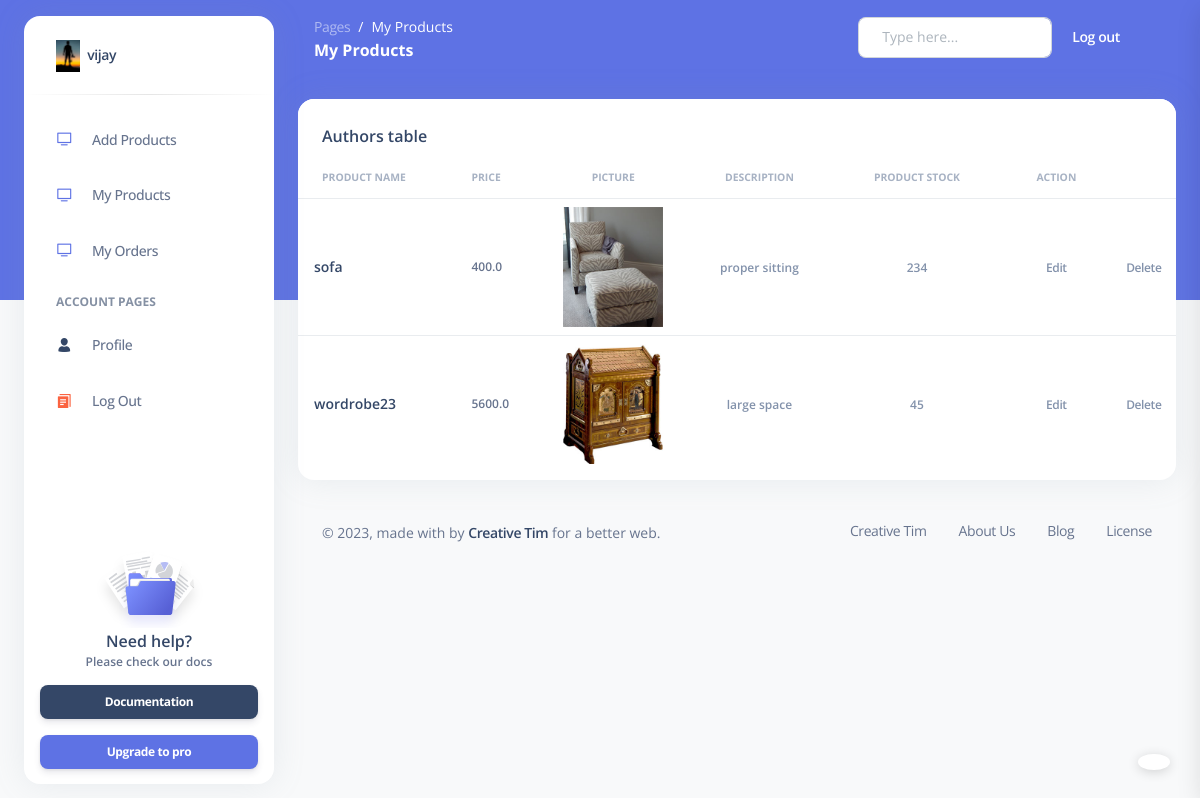
Page /seller/my_products/ (signed in) on the earlier database version.
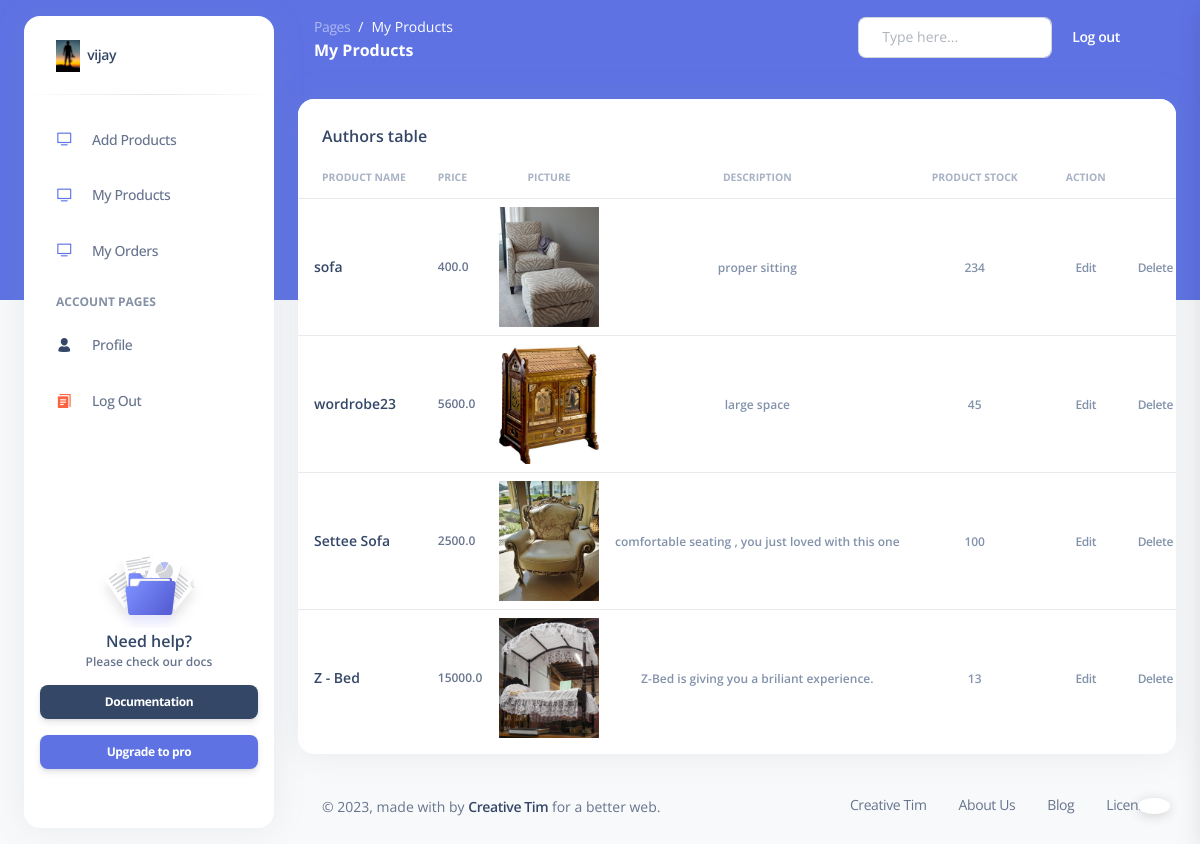
Same page on the later database version.
### seller/models.py (models this page shows, shortened)
class Seller(models.Model):
    user_name = models.CharField(max_length=50)
    gst = models.CharField(max_length=15)
    phone = models.CharField(max_length=15)
    email = models.EmailField(unique=True)
    password = models.CharField(max_length=10)
    pic = models.FileField(default= 'defualt.png',upload_to='seller_profile')

class Product(models.Model):
    product_name = models.CharField(max_length=50)
    des = models.TextField(max_length=255)
    price = models.FloatField(default=10.0)
    product_stock = models.IntegerField(default=0)
    pic = models.FileField(default='sad.jpg', upload_to='product_pics')
    seller = models.ForeignKey(Seller, on_delete=models.CASCADE)

### seller/views.py (the view)
# urls.py: path('my_products/',my_products,name = 'my_products'),
def my_products(request):
    seller_obj = Seller.objects.get(email=request.session['s_email'])
    product_obj = Product.objects.filter(seller=seller_obj)
    return render(request, 'my_products.html', {'seller_data': seller_obj, 'my_all_products': product_obj})

### seller/templates/my_products.html (shortened to what this page needs)
{% load static %}
<!DOCTYPE html>
<html lang="en">
<head>
  <link href="{% static '/assets/css/nucleo-icons.css' %}" rel="stylesheet" />
  <link href="{% static '/assets/css/nucleo-svg.css' %}" rel="stylesheet" />
  <link href="{% static '/assets/css/nucleo-svg.css' %}" rel="stylesheet" />
  <link id="pagestyle" href="{% static '/assets/css/argon-dashboard.css' %}" rel="stylesheet" />
</head>
<body class="g-sidenav-show   bg-gray-100">
  <aside class="sidenav bg-white navbar navbar-vertical navbar-expand-xs border-0 border-radius-xl my-3 fixed-start ms-4 " id="sidenav-main">
    {% if seller_data %}
    <div class="sidenav-header">
      <a class="navbar-brand m-0"  target="_blank">
        <img src="{{seller_data.pic.url}}" class="navbar-brand-img h-100" alt="main_logo">
        <span class="ms-1 font-weight-bold">{{seller_data.user_name}}</span>
      </a>
    </div>
    {% endif %}
    <hr class="horizontal dark mt-0">
    <div class="collapse navbar-collapse  w-auto " id="sidenav-collapse-main">
      <ul class="navbar-nav">
        <li class="nav-item">
          <a class="nav-link " href="{% url 'add_products' %}">
            <div class="icon icon-shape icon-sm border-radius-md text-center me-2 d-flex align-items-center justify-content-center">
              <i class="ni ni-tv-2 text-primary text-sm opacity-10"></i>
            </div>
            <span class="nav-link-text ms-1">Add Products</span>
          </a>
        </li>
        <li class="nav-item">
          <a class="nav-link " href="{% url 'my_products' %}">
            <div class="icon icon-shape icon-sm border-radius-md text-center me-2 d-flex align-items-center justify-content-center">
              <i class="ni ni-tv-2 text-primary text-sm opacity-10"></i>
            </div>
            <span class="nav-link-text ms-1">My Products</span>
          </a>
        </li>
        <li class="nav-item">
          <a class="nav-link " href="{% url 'my_order' %}">
            <div class="icon icon-shape icon-sm border-radius-md text-center me-2 d-flex align-items-center justify-content-center">
              <i class="ni ni-tv-2 text-primary text-sm opacity-10"></i>
            </div>
            <span class="nav-link-text ms-1">My Orders</span>
          </a>
        </li>
        <li class="nav-item mt-3">
          <h6 class="ps-4 ms-2 text-uppercase text-xs font-weight-bolder opacity-6">Account pages</h6>
        </li>
        <li class="nav-item">
          <a class="nav-link " href="{% url 'profile' %}">
            <div class="icon icon-shape icon-sm border-radius-md text-center me-2 d-flex align-items-center justify-content-center">
              <i class="ni ni-single-02 text-dark text-sm opacity-10"></i>
            </div>
            <span class="nav-link-text ms-1">Profile</span>
          </a>
        </li>
        <li class="nav-item">
          <a class="nav-link " href="{% url 'signout' %}">
            <div class="icon icon-shape icon-sm border-radius-md text-center me-2 d-flex align-items-center justify-content-center">
              <i class="ni ni-single-copy-04 text-warning text-sm opacity-10"></i>
            </div>
            <span class="nav-link-text ms-1">Log Out</span>
          </a>
        </li>
      </ul>
    </div>
    <div class="sidenav-footer mx-3 ">
      <div class="card card-plain shadow-none" id="sidenavCard">
        <img class="w-50 mx-auto" src="{% static '/assets/img/illustrations/icon-documentation.svg' %}" alt="sidebar_illustration">
        <div class="card-body text-center p-3 w-100 pt-0">
          <div class="docs-info">
            <h6 class="mb-0">Need help?</h6>
            <p class="text-xs font-weight-bold mb-0">Please check our docs</p>
          </div>
        </div>
      </div>
      <a href="https://www.creative-tim.com/learning-lab/bootstrap/license/argon-dashboard" target="_blank" class="btn btn-dark btn-sm w-100 mb-3">Documentation</a>
      <a class="btn btn-primary btn-sm mb-0 w-100" href="https://www.creative-tim.com/product/argon-dashboard-pro?ref=sidebarfree" type="button">Upgrade to pro</a>
    </div>
  </aside>
  <main class="main-content position-relative border-radius-lg ">
    <nav class="navbar navbar-main navbar-expand-lg px-0 mx-4 shadow-none border-radius-xl " id="navbarBlur" data-scroll="false">
      <div class="container-fluid py-1 px-3">
        <nav aria-label="breadcrumb">
          <ol class="breadcrumb bg-transparent mb-0 pb-0 pt-1 px-0 me-sm-6 me-5">
            <li class="breadcrumb-item text-sm"><a class="opacity-5 text-white" href="javascript:;">Pages</a></li>
            <li class="breadcrumb-item text-sm text-white active" aria-current="page">My Products</li>
          </ol>
          <h6 class="font-weight-bolder text-white mb-0">My Products</h6>
        </nav>
        <div class="collapse navbar-collapse mt-sm-0 mt-2 me-md-0 me-sm-4" id="navbar">
          <div class="ms-md-auto pe-md-3 d-flex align-items-center">
            <div class="input-group">
              <span class="input-group-text text-body"></span>
              <input type="text" class="form-control" placeholder="Type here...">
            </div>
          </div>
          <ul class="navbar-nav  justify-content-end">
            <li class="nav-item d-flex align-items-center">
              <a href="{% url 'signout' %}" class="nav-link text-white font-weight-bold px-0">
                <span class="d-sm-inline d-none">Log out</span>
              </a>
            </li>
            <li class="nav-item px-3 d-flex align-items-center">
            </li>
            <li class="nav-item dropdown pe-2 d-flex align-items-center">
            </li>
          </ul>
        </div>
      </div>
    </nav>
    <div class="container-fluid py-4">
      <div class="row">
        <div class="col-12">
          <div class="card mb-4">
            <div class="card-header pb-0">
              <h6>Authors table</h6>
            </div>
            <div class="card-body px-0 pt-0 pb-2">
              <div class="table-responsive p-0">
                <table class="table align-items-center mb-0">
                  <thead>
                    <tr>
                      <th class="text-uppercase text-secondary text-xxs font-weight-bolder opacity-7">Product Name</th>
                      <th class="text-uppercase text-secondary text-xxs font-weight-bolder opacity-7 ps-2">Price</th>
                      <th class="text-center text-uppercase text-secondary text-xxs font-weight-bolder opacity-7">Picture</th>
                      <th class="text-center text-uppercase text-secondary text-xxs font-weight-bolder opacity-7">Description</th>
                      <th class="text-center text-uppercase text-secondary text-xxs font-weight-bolder opacity-7">Product Stock</th>
                      <th class="text-center text-uppercase text-secondary text-xxs font-weight-bolder opacity-7">Action</th>
                      <th class="text-secondary opacity-7"></th>
                    </tr>
                  </thead>
                  <tbody>
                    {% for i in my_all_products %}
                    <tr>
                      <td>
                        <div class="d-flex px-2 py-1">
                          <div class="d-flex flex-column justify-content-center">
                            <h6 class="mb-0 text-sm">{{i.product_name}}</h6>
                          </div>
                        </div>
                      </td>
                      <td>
                        <p class="text-xs font-weight-bold mb-0">{{i.price}}</p>
                      </td>
                      <td class="align-middle text-center text-sm">
                        <div>
                          <img src="{{i.pic.url}}"  alt="user1" width="100px">
                        </div>
                      </td>
                      <td class="align-middle text-center">
                        <span class="text-secondary text-xs font-weight-bold">{{i.des}}</span>
                      </td>
                      <td class="align-middle text-center">
                        <span class="text-secondary text-xs font-weight-bold">{{i.product_stock}}</span>
                      </td>
                      <td class="align-middle text-center">
                        <a href="{% url 'edit_products' i.id %} "><span class="text-secondary text-xs font-weight-bold">Edit</span>
                          </a>
                      </td>
                      <td class="align-middle text-center">
                        <a href="{% url 'delete_products' i.id  %}"><span class="text-secondary text-xs font-weight-bold">Delete</span>
                          </a>
                      </td>
                      </tr>
                    {% endfor %}
                  </tbody>
                </table>
              </div>
            </div>
          </div>
        </div>
      </div>
      <footer class="footer pt-3  ">
        <div class="container-fluid">
          <div class="row align-items-center justify-content-lg-between">
            <div class="col-lg-6 mb-lg-0 mb-4">
              <div class="copyright text-center text-sm text-muted text-lg-start">
                © ,
                made with  by
                <a href="https://www.creative-tim.com" class="font-weight-bold" target="_blank">Creative Tim</a>
                for a better web.
              </div>
            </div>
            <div class="col-lg-6">
              <ul class="nav nav-footer justify-content-center justify-content-lg-end">
                <li class="nav-item">
                  <a href="https://www.creative-tim.com" class="nav-link text-muted" target="_blank">Creative Tim</a>
                </li>
                <li class="nav-item">
                  <a href="https://www.creative-tim.com/presentation" class="nav-link text-muted" target="_blank">About Us</a>
                </li>
                <li class="nav-item">
                  <a href="https://www.creative-tim.com/blog" class="nav-link text-muted" target="_blank">Blog</a>
                </li>
                <li class="nav-item">
                  <a href="https://www.creative-tim.com/license" class="nav-link pe-0 text-muted" target="_blank">License</a>
                </li>
              </ul>
            </div>
          </div>
        </div>
      </footer>
    </div>
  </main>
  <div class="fixed-plugin">
    <a class="fixed-plugin-button text-dark position-fixed px-3 py-2">
    </a>
  </div>
</body>
</html>

### seller/static/assets/css/nucleo-svg.css (style rules this page uses)
.icon { display: inline-block; color: #111111; height: 1em; width: 1em; }
.icon-sm { height: 0.8em; width: 0.8em; }
.icon { fill: currentColor; stroke: none; }

Differences in the rows shown:
added Product: product_name "Settee Sofa", price "2500.0", pic (picture), des "comfortable seating , you just loved with this one", product_stock "100"
added Product: product_name "Z - Bed", price "15000.0", pic (picture), des "Z-Bed is giving you a briliant experience.", product_stock "13"
